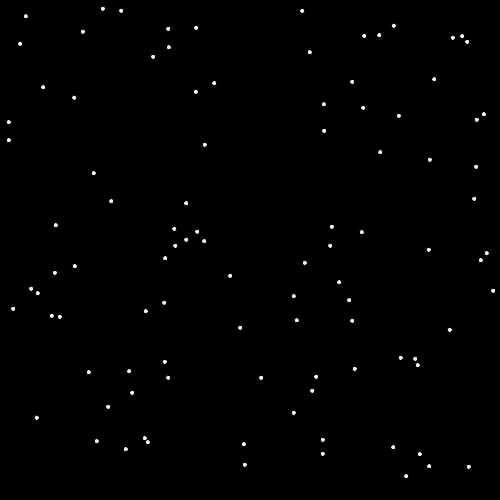
Frame 1 (no input)
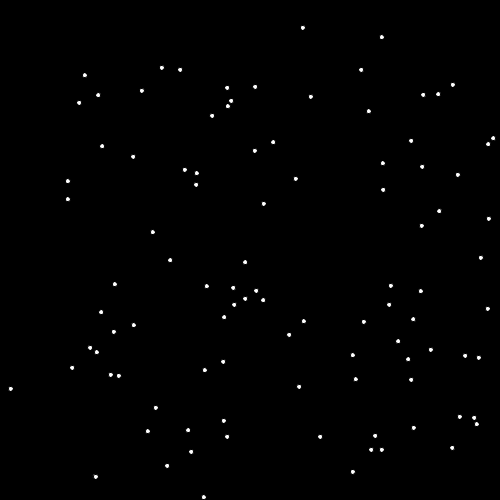
Frame 60 (the mouse pressed at the canvas centre just before this capture)
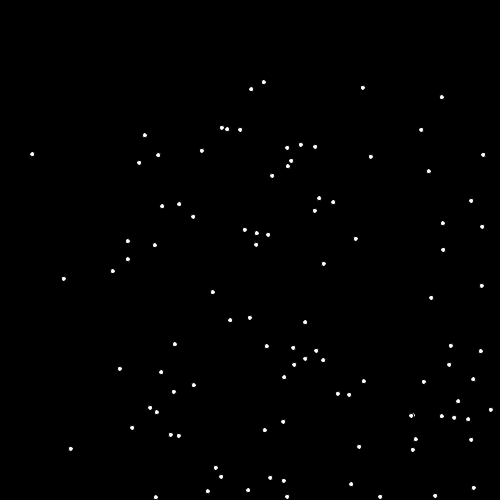
Frame 120 (the mouse held since frame 60 and released just before this capture)

The Processing sketch that drew these frames (run headless with seeded random() and noise(); from frame 60 on, the mouse is pressed at the canvas centre):

// Processing sketch: moving_points
// ── moving_points.pde
star[] stars = new star[100];

void setup(){
   size(500, 500);
   for(int i=0; i<stars.length ; i++){
     stars[i] = new star();
   }
}

void draw(){
   background(0);
   for(int i=0; i<stars.length ; i++){
      stars[i].update();
      stars[i].show();
   }
}
// ── star.pde
class star{
 float x;
 float y; 
 float z; 
 
  star(){
    x = random(0, width);
    y = random(0, height);
  }
  
  
  void update(){
    x += 1;
    y += 1;
    if(x>width-2){
      x = random(0, width);
    }
     if(y>height-2){
      y = random(0, height);
    }
    
  }
  
  void show(){
     fill(255, 255, 255); 
     ellipse(x, y, 5, 5);
  }
}
